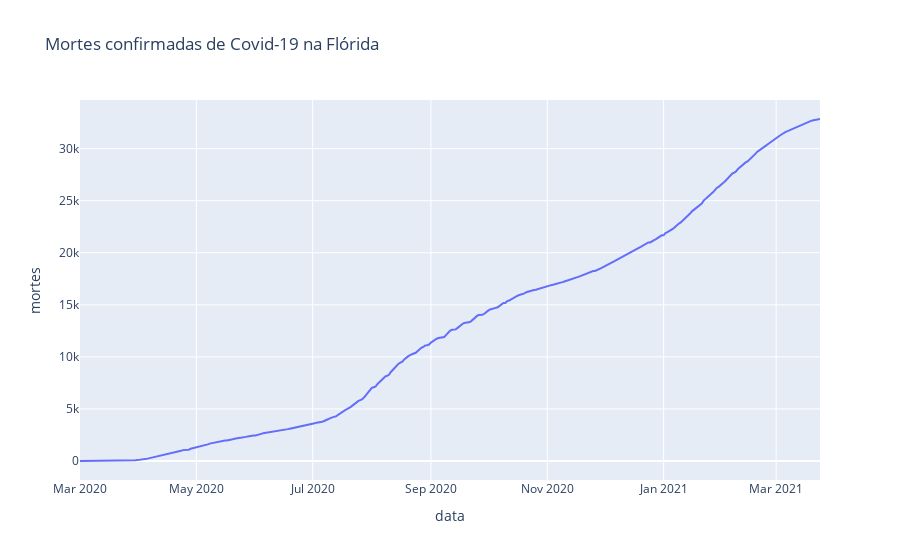

Notebook code cell kept with this figure:
### Code cell
# Visualizar as mortes na Flórida
px.line(fl, 'data', 'mortes', title='Mortes confirmadas de Covid-19 na Flórida')

### Figure 1 — Plotly figure (JSON) as saved in the notebook; plotly's stock layout.template omitted (floating-point values rounded to 4 significant figures; data arrays with more than 128 entries replaced by an {"elided": "..."} marker saying what was removed)
{"data": [{"hovertemplate": "data=%{x}<br>mortes=%{y}<extra></extra>", "legendgroup": "", "line": {"color": "#636efa", "dash": "solid"}, "mode": "lines", "name": "", "orientation": "v", "showlegend": false, "type": "scatter", "x": {"elided": "389 str values"}, "xaxis": "x", "y": {"elided": "389 int values"}, "yaxis": "y"}], "layout": {"legend": {"tracegroupgap": 0}, "title": {"text": "Mortes confirmadas de Covid-19 na Flórida"}, "xaxis": {"anchor": "y", "domain": [0, 1], "title": {"text": "data"}}, "yaxis": {"anchor": "x", "domain": [0, 1], "title": {"text": "mortes"}}}}
